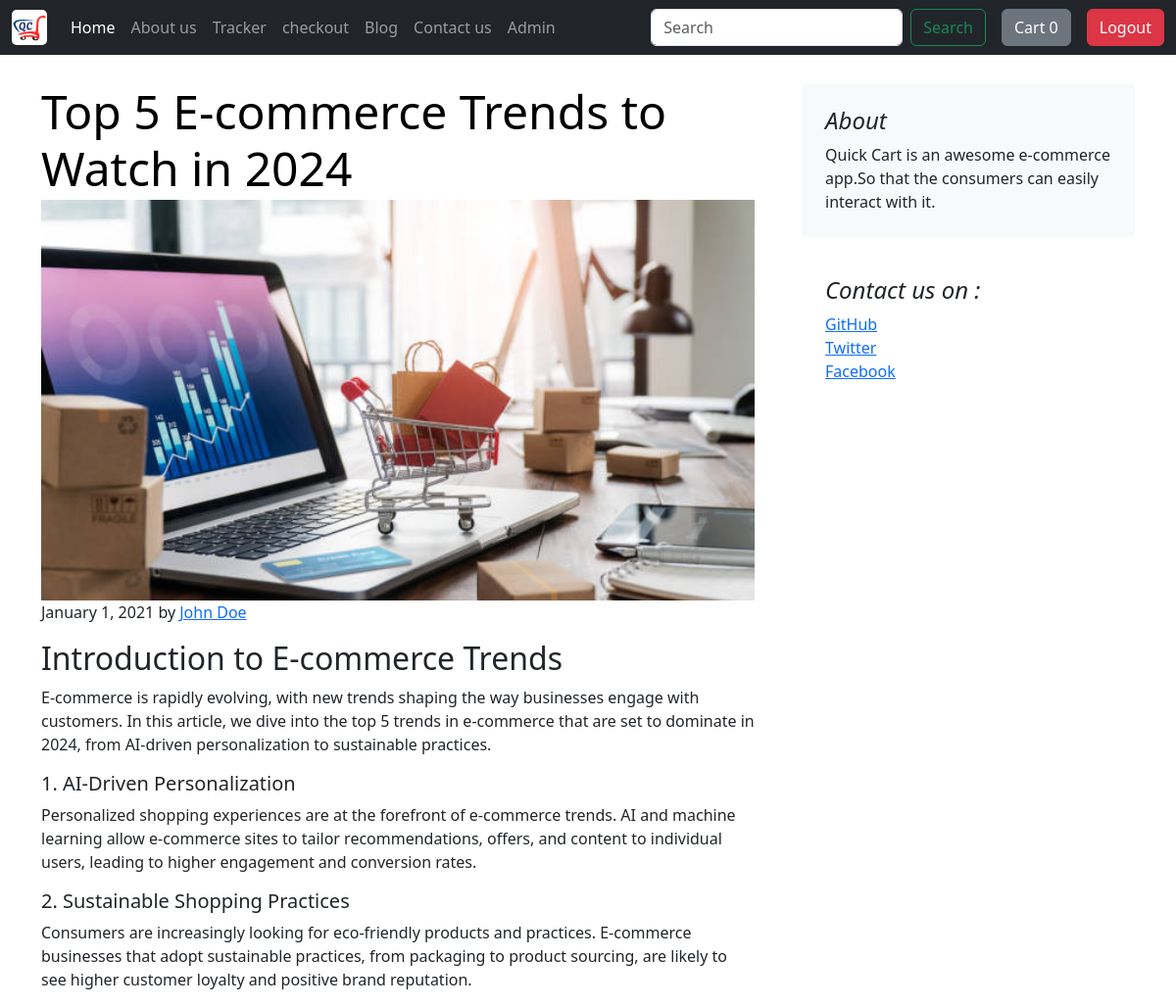
Screenshot of /blogpost/1 (signed in) with the database file from the repository.
### shop/models.py (models this page shows, shortened)
class Blog(models.Model):
    post_id = models.AutoField(primary_key=True)
    title = models.CharField(max_length=150)
    author = models.CharField(max_length=150)
    head0 = models.CharField(max_length=200, default='')
    chead0 = models.TextField(default='')
    head1 = models.CharField(max_length=200, default='')
    chead1 = models.TextField(default='')
    head2 = models.CharField(max_length=200, default='')
    chead2 = models.TextField(default='')
    pub_date = models.DateField()
    thumbnail = models.ImageField(upload_to = 'blog/images', default='')

### shop/middlewares.py (the view)
    def wrapped_view(request, *args, **kwargs):
        if request.user.is_authenticated == False:
            return redirect('login')
        return view_function(request, *args, **kwargs)

### shop/views.py (called while the page is built)
@auth
def blogpost(request, id):
    post = Blog.objects.filter(post_id = id)[0]
    return render(request, 'blog/blogpost.html', {'post' : post})

### shop/templates/blog/blogpost.html (shortened to what this page needs)
{% extends 'shop/basic.html' %}
{% block body %}
<div class="container">
    <div class="row g-5">
        <div class="col-md-8">
            <article class="blog-post">
                <h2 class="display-5 link-body-emphasis mb-1">{{post.title}}</h2>
                <img src="/media/{{post.thumbnail}}" alt="thumbnail" class="blog-img">
                <p class="blog-post-meta">January 1, 2021 by <a href="#">{{post.author}}</a></p>
                <h2>{{post.head0}}</h2>
                <p>{{post.chead0}}</p>
                <h5>{{post.head1}}</h5>
                <p>{{post.chead1}}</p>
                <h5>{{post.head2}}</h5>
                <p>{{post.chead2}}</p>
            </article>
        </div>
        <div class="col-md-4">
            <div class="position-sticky" style="top: 2rem;">
                <div class="p-4 mb-3 bg-body-tertiary rounded">
                    <h4 class="fst-italic">About</h4>
                    <p class="mb-0">Quick Cart is an awesome e-commerce app.So that the consumers can easily interact with it. </p>
                </div>
                <div class="p-4">
                    <h4 class="fst-italic">Contact us on : </h4>
                    <ol class="list-unstyled">
                        <li><a href="#">GitHub</a></li>
                        <li><a href="#">Twitter</a></li>
                        <li><a href="#">Facebook</a></li>
                    </ol>
                </div>
            </div>
        </div>
    </div>
</div>
{% endblock %}

### shop/templates/blog/blogpost.html (style rules this page uses)
.container { margin-top: 85px; }
.blog-img { width: 100%; }

### rows the page displays
Blog: title "Top 5 E-commerce Trends to Watch in 2024", thumbnail (picture), author "John Doe", head0 "Introduction to E-commerce Trends", chead0 "E-commerce is rapidly evolving, with new trends shaping the way businesses engage with customers. In this article, we dive into the top 5 trends in e-commerce that are set to dominate in 2024, from AI-driven personalization to sustainable practices.", head1 "1. AI-Driven Personalization", chead1 "Personalized shopping experiences are at the forefront of e-commerce trends. AI and machine learning allow e-commerce sites to tailor recommendations, offers, and content to individual users, leading to higher engagement and conversion rates.", head2 "2. Sustainable Shopping Practices", chead2 "Consumers are increasingly looking for eco-friendly products and practices. E-commerce businesses that adopt sustainable practices, from packaging to product sourcing, are likely to see higher customer loyalty and positive brand reputation."
